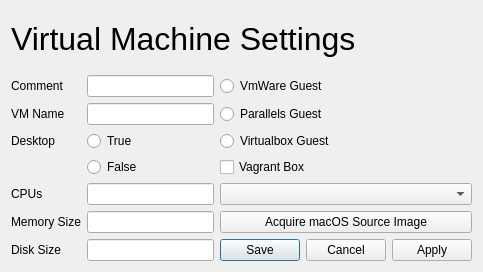
<?xml version="1.0" encoding="UTF-8"?>
<ui version="4.0">
 <class>Dialog</class>
 <widget class="QDialog" name="Dialog">
  <property name="geometry">
   <rect>
    <x>0</x>
    <y>0</y>
    <width>483</width>
    <height>272</height>
   </rect>
  </property>
  <property name="windowTitle">
   <string>Virtual Machine Builder</string>
  </property>
  <layout class="QGridLayout" name="gridLayout">
   <item row="1" column="0">
    <widget class="QLabel" name="label">
     <property name="text">
      <string>Comment</string>
     </property>
    </widget>
   </item>
   <item row="0" column="0" colspan="3">
    <widget class="QLabel" name="label_11">
     <property name="font">
      <font>
       <pointsize>24</pointsize>
      </font>
     </property>
     <property name="text">
      <string>&lt;html&gt;&lt;head/&gt;&lt;body&gt;&lt;p&gt;Virtual Machine Settings&lt;/p&gt;&lt;/body&gt;&lt;/html&gt;</string>
     </property>
     <property name="textInteractionFlags">
      <set>Qt::LinksAccessibleByKeyboard|Qt::LinksAccessibleByMouse|Qt::TextBrowserInteraction|Qt::TextSelectableByKeyboard|Qt::TextSelectableByMouse</set>
     </property>
    </widget>
   </item>
   <item row="2" column="0">
    <widget class="QLabel" name="label_2">
     <property name="text">
      <string>VM Name</string>
     </property>
    </widget>
   </item>
   <item row="3" column="0">
    <widget class="QLabel" name="label_3">
     <property name="text">
      <string>Desktop</string>
     </property>
    </widget>
   </item>
   <item row="2" column="1">
    <widget class="QLineEdit" name="leVmName"/>
   </item>
   <item row="1" column="1">
    <widget class="QLineEdit" name="leComment"/>
   </item>
   <item row="4" column="1">
    <widget class="QRadioButton" name="rbFalse">
     <property name="text">
      <string>False</string>
     </property>
    </widget>
   </item>
   <item row="7" column="1">
    <widget class="QLineEdit" name="leDiskSize"/>
   </item>
   <item row="5" column="0">
    <widget class="QLabel" name="label_4">
     <property name="text">
      <string>CPUs</string>
     </property>
    </widget>
   </item>
   <item row="3" column="1">
    <widget class="QRadioButton" name="rbTrue">
     <property name="text">
      <string>True</string>
     </property>
    </widget>
   </item>
   <item row="7" column="0">
    <widget class="QLabel" name="label_5">
     <property name="text">
      <string>Disk Size</string>
     </property>
    </widget>
   </item>
   <item row="6" column="1">
    <widget class="QLineEdit" name="leMemory"/>
   </item>
   <item row="5" column="1">
    <widget class="QLineEdit" name="leCpuCount"/>
   </item>
   <item row="6" column="0">
    <widget class="QLabel" name="label_13">
     <property name="text">
      <string>Memory Size</string>
     </property>
    </widget>
   </item>
   <item row="1" column="2">
    <widget class="QRadioButton" name="radioButton">
     <property name="text">
      <string>VmWare Guest</string>
     </property>
    </widget>
   </item>
   <item row="2" column="2">
    <widget class="QRadioButton" name="radioButton_2">
     <property name="text">
      <string>Parallels Guest</string>
     </property>
    </widget>
   </item>
   <item row="3" column="2">
    <widget class="QRadioButton" name="radioButton_3">
     <property name="text">
      <string>Virtualbox Guest</string>
     </property>
    </widget>
   </item>
   <item row="4" column="2">
    <widget class="QCheckBox" name="checkBox">
     <property name="text">
      <string>Vagrant Box</string>
     </property>
    </widget>
   </item>
   <item row="5" column="2">
    <widget class="QComboBox" name="acquireSourceComboBox"/>
   </item>
   <item row="6" column="2">
    <widget class="QPushButton" name="pbAcquireSource">
     <property name="text">
      <string>Acquire macOS Source Image</string>
     </property>
    </widget>
   </item>
   <item row="7" column="2">
    <widget class="QDialogButtonBox" name="buttonBox">
     <property name="standardButtons">
      <set>QDialogButtonBox::Apply|QDialogButtonBox::Cancel|QDialogButtonBox::Save</set>
     </property>
     <property name="centerButtons">
      <bool>false</bool>
     </property>
    </widget>
   </item>
  </layout>
 </widget>
 <resources/>
 <connections/>
</ui>
